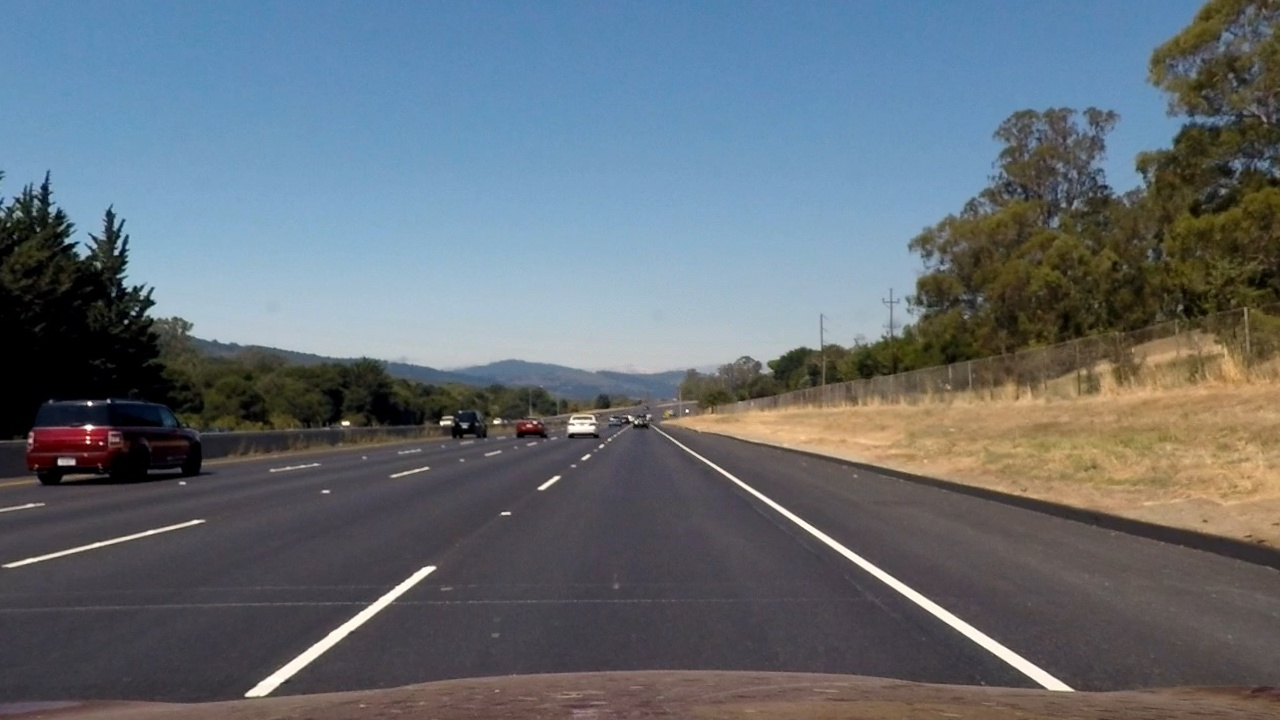
#> input picture road lane line detection/image/1.jpg, 1280 x 720 px
$ python lane_detection.py
#> lines starting #> are read from the running program, lines starting #| are printed output that depends on the picture; after the words box and inside, x2 and y2 are one past the last pixel; in counts of white or black regions, pixels touching at a corner belong together
import os
import cv2
import numpy as np
import matplotlib.image as mpimg
from moviepy.editor import VideoFileClip

def convert_hsl(image):
    if len(image.shape) == 2 or image.shape[2] == 1:  # Image is grayscale
        image = cv2.cvtColor(image, cv2.COLOR_GRAY2BGR)
    return cv2.cvtColor(image, cv2.COLOR_BGR2HLS)

def HSL_color_selection(image):
    converted_image = convert_hsl(image)
    lower_threshold = np.uint8([0, 200, 0])
    upper_threshold = np.uint8([255, 255, 255])
    white_mask = cv2.inRange(converted_image, lower_threshold, upper_threshold)
    lower_threshold = np.uint8([10, 0, 100])
    upper_threshold = np.uint8([40, 255, 255])
    yellow_mask = cv2.inRange(converted_image, lower_threshold, upper_threshold)
    mask = cv2.bitwise_or(white_mask, yellow_mask)
    masked_image = cv2.bitwise_and(image, image, mask=mask)
    return masked_image

def gray_scale(image):
    if len(image.shape) == 3:
        return cv2.cvtColor(image, cv2.COLOR_BGR2GRAY)
    return image

def gaussian_blur(image):
    return cv2.GaussianBlur(image, (5, 5), 0)

def canny_edge_detection(image):
    # Convert image to uint8 if it is not already
    if image.dtype != np.uint8:
        image = (image * 255).astype(np.uint8)
    return cv2.Canny(image, 50, 150)

def region_of_interest(image, vertices):
    mask = np.zeros_like(image)
    if len(image.shape) > 2:
        channel_count = image.shape[2]
        ignore_mask_color = (255,) * channel_count
    else:
        ignore_mask_color = 255
    cv2.fillPoly(mask, vertices, ignore_mask_color)
    return cv2.bitwise_and(image, mask)

# [11 lines left out: functions draw_lines, hough_lines, not called in this run]

def average_slope_intercept(lines):
    left_lines = []
    left_weights = []
    right_lines = []
    right_weights = []

    if lines is None:
        return None, None

    for line in lines:
        for x1, y1, x2, y2 in line:
            if x2 == x1:
                continue
            slope = (y2 - y1) / (x2 - x1)
            intercept = y1 - slope * x1
            length = np.sqrt((x2 - x1) ** 2 + (y2 - y1) ** 2)
            if slope < 0:
                left_lines.append((slope, intercept))
                left_weights.append(length)
            else:
                right_lines.append((slope, intercept))
                right_weights.append(length)

    left_lane = np.dot(left_weights, left_lines) / np.sum(left_weights) if len(left_weights) > 0 else None
    right_lane = np.dot(right_weights, right_lines) / np.sum(right_weights) if len(right_weights) > 0 else None

    return left_lane, right_lane

def make_line_points(y1, y2, line):
    if line is None:
        return None
    slope, intercept = line
    x1 = int((y1 - intercept) / slope)
    x2 = int((y2 - intercept) / slope)
    y1 = int(y1)
    y2 = int(y2)
    return ((x1, y1), (x2, y2))

def lane_lines(image, lines):
    left_lane, right_lane = average_slope_intercept(lines)
    y1 = image.shape[0]
    y2 = y1 * 0.6
    left_line = make_line_points(y1, y2, left_lane)
    right_line = make_line_points(y1, y2, right_lane)
    return left_line, right_line

def draw_lane_lines(image, lines, color=[255, 0, 0], thickness=12):
    line_image = np.zeros_like(image)
    for line in lines:
        if line is not None:
            cv2.line(line_image, *line, color, thickness)
    return cv2.addWeighted(image, 1.0, line_image, 1.0, 0.0)

def process_image(image):
    color_select = HSL_color_selection(image)
    gray = gray_scale(color_select)
    smooth = gaussian_blur(gray)
    edges = canny_edge_detection(smooth)
    vertices = np.array([[(0, image.shape[0]),
                          (image.shape[1] / 2, image.shape[0] / 2),
                          (image.shape[1], image.shape[0])]], np.int32)
    masked_image = region_of_interest(edges, vertices)
    lines = cv2.HoughLinesP(masked_image, 1, np.pi / 180, 20, np.array([]), minLineLength=20, maxLineGap=300)
    left_line, right_line = lane_lines(image, lines)
    return draw_lane_lines(image, (left_line, right_line))

# [13 lines left out: function process_video, not called in this run]

# Process all images in the 'images' folder
image_folder = 'image'
for filename in os.listdir(image_folder):
    if filename.endswith(('.jpg', '.png')):
        image_path = os.path.join(image_folder, filename)
        image = mpimg.imread(image_path)
#> image is the input picture: shape (720, 1280, 3); mean R, G, B 100.4, 109.1, 116.7
        processed_image = process_image(image)
#> in HSL_color_selection, `white_mask = cv2.inRange(converted_image, lower_threshold, upper_thres..`:
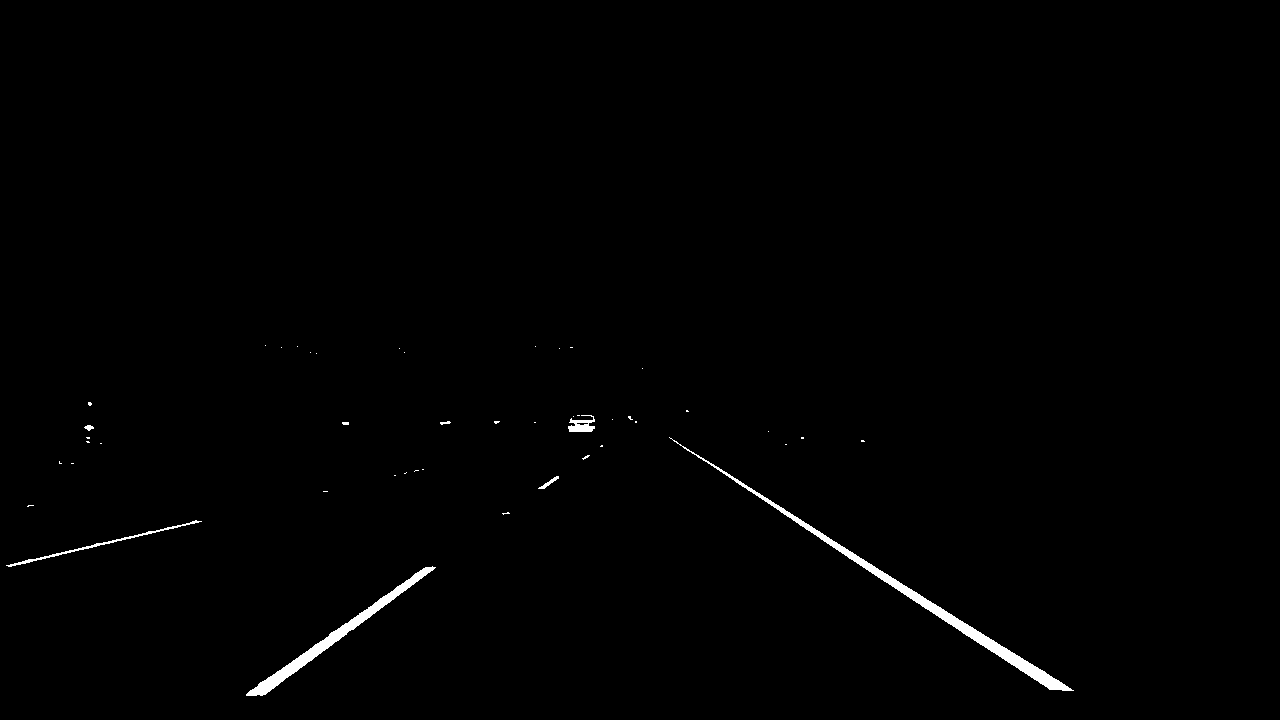
#> white_mask: shape (720, 1280); 0.69% white; 46 white regions (38 under 20 px), largest, box (x1, y1, x2, y2) and area: (669, 437, 1074, 691) 3197, (246, 566, 436, 696) 2084, (6, 520, 202, 567) 471
#> in region_of_interest, `return cv2.bitwise_and(image, mask)`:
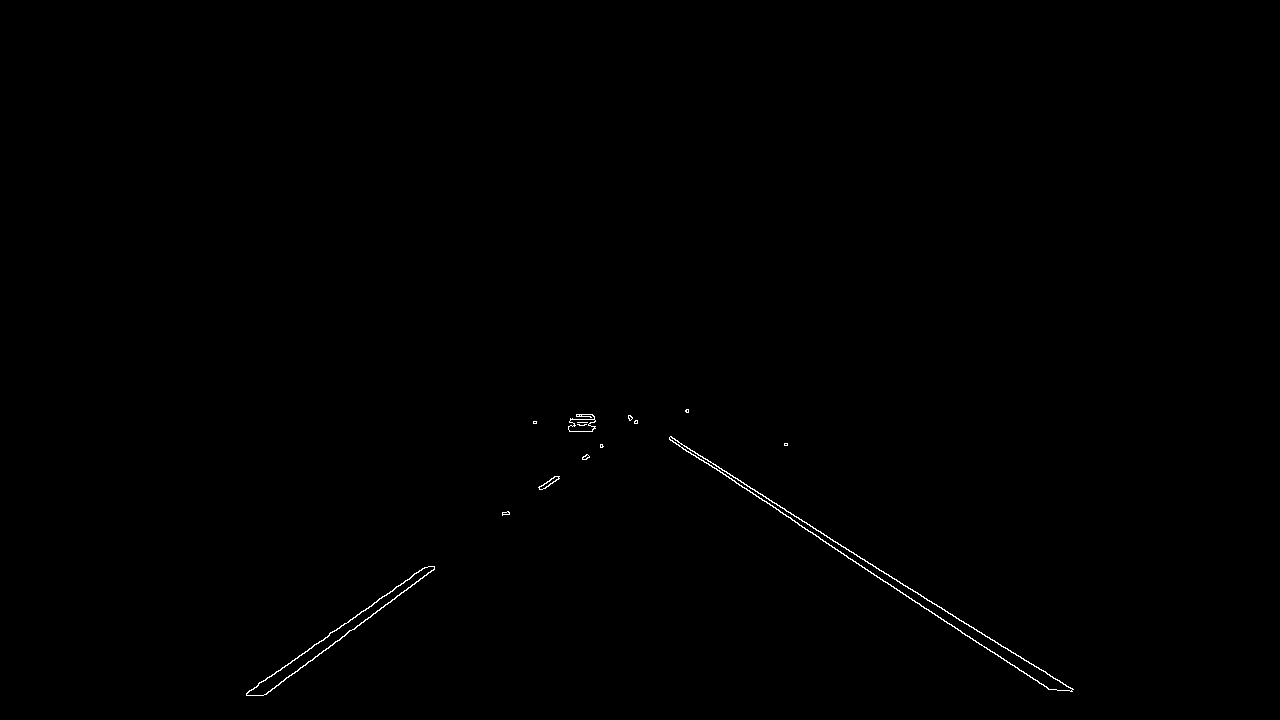
#> returned value: shape (720, 1280); 0.25% white in thin lines or dots, all inside (x1, y1, x2, y2) = (246, 409, 1074, 696)
#> in process_image, `lines = cv2.HoughLinesP(masked_image, 1, np.pi / 180, 20, np.array([])..`: lines = 22 rows, first 6: [669, 438, 1072, 689], [628, 416, 1049, 689], [246, 693, 636, 420], [312, 660, 586, 454], [670, 436, 743, 482], [628, 415, 1071, 691]
#> the loop in average_slope_intercept, `for line in lines:` made 22 passes
#> after the loop in average_slope_intercept, `for line in lines:`: left_lines = [(-0.7, 865.2), (-0.752, 894.6), (-0.753, 894.4), (-0.754, 893.3), (-0.699, 868.4), (-0.0328, 438.5), (-0.678, 854.9), (-0.0435, 455.7), (-0.0357, 436.6)]; left_weights = [476.1, 342.8, 457, 458.4, 474.7, 61.03, 251.3, 23.02, 112.1]; right_lines = [(0.623, 21.33), (0.648, 8.77), (0.63, 13.81), (0.623, 23.74), (0.649, 5.95), (0.625, 20.67), (0.625, 24.68), (0.602, 35.55), (0.624, 24.68), (0.604, 33.08), (0.0484, 397.2), (0, 422), (0.624, 19.43)]; right_weights = [474.8, 501.8, 86.28, 521.9, 503.2, 475.3, 515.3, 108.6, 508.1, 61.91, 62.07, 101, 451.5]
#> in average_slope_intercept, `left_lane = np.dot(left_weights, left_lines) / np.sum(left_weights) if..`: left_lane = [-0.674, 847]
#> in average_slope_intercept, `right_lane = np.dot(right_weights, right_lines) / np.sum(right_weights..`: right_lane = [0.606, 33.89]
#> in lane_lines, `left_lane, right_lane = average_slope_intercept(lines)`: left_lane = [-0.674, 847]; right_lane = [0.606, 33.89]
#> in make_line_points, `slope, intercept = line`: slope = -0.674; intercept = 847
#> in make_line_points, `x1 = int((y1 - intercept) / slope)`: x1 = 188
#> in make_line_points, `x2 = int((y2 - intercept) / slope)`: x2 = 615
#> in lane_lines, `left_line = make_line_points(y1, y2, left_lane)`: left_line = ((188, 720), (615, 432))
#> in lane_lines, `right_line = make_line_points(y1, y2, right_lane)`: right_line = ((1131, 720), (656, 432))
#> in process_image, `left_line, right_line = lane_lines(image, lines)`: left_line = ((188, 720), (615, 432)); right_line = ((1131, 720), (656, 432))
#> after the loop in draw_lane_lines, `for line in lines:`:
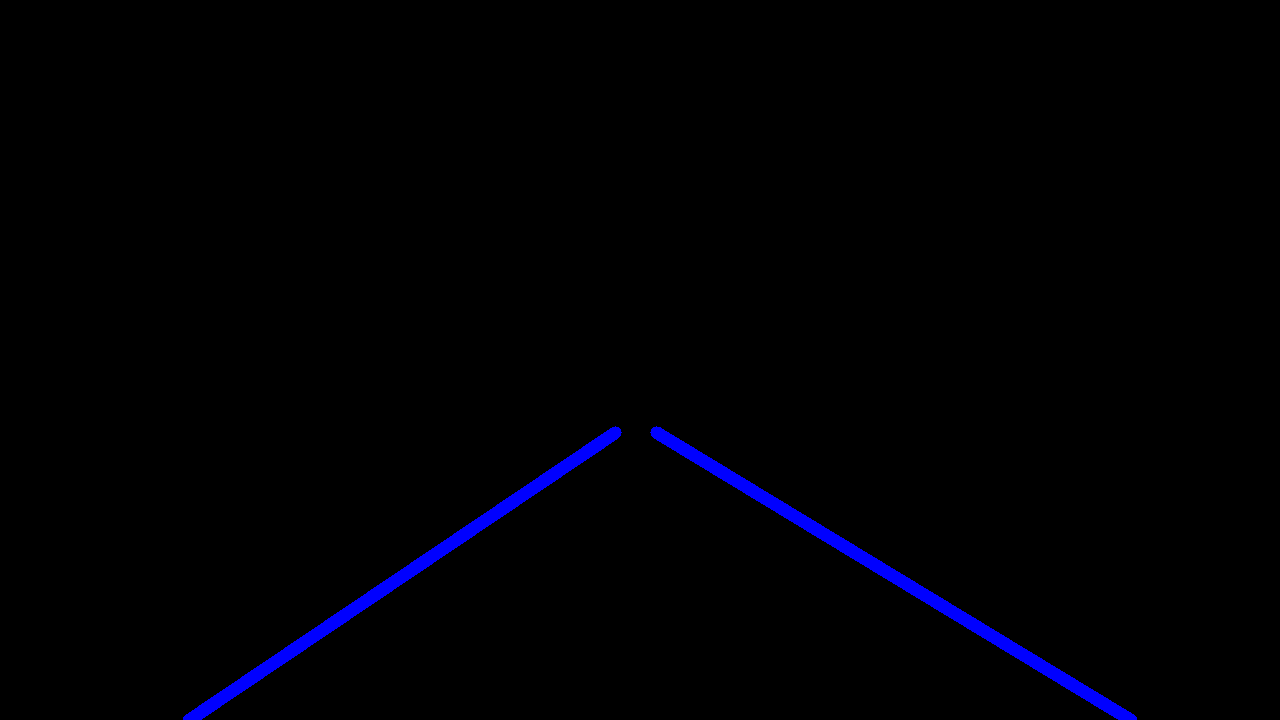
#> line_image: shape (720, 1280, 3); mean of channels 0, 1, 2 3.8, 0, 0; drawn as B, G, R
#> in draw_lane_lines, `return cv2.addWeighted(image, 1.0, line_image, 1.0, 0.0)`:
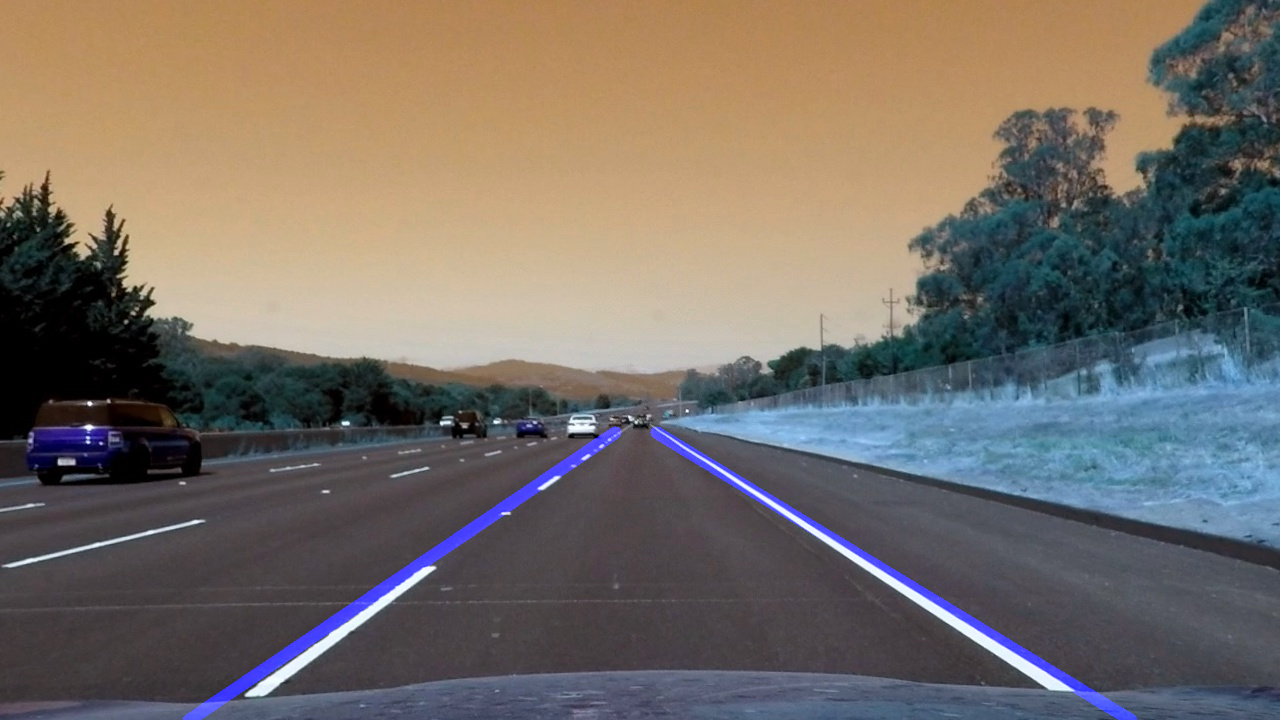
#> returned value: shape (720, 1280, 3); mean of channels 0, 1, 2 102.6, 109.1, 116.7; drawn as B, G, R
        cv2.imshow('Processed Image', processed_image)
        cv2.waitKey(0)  # Wait for any key press before closing the window
        cv2.destroyAllWindows()
#> pass 2 of the loop `for filename in os.listdir(image_folder):`:
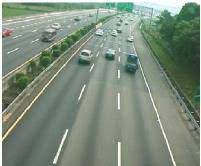
#> input picture road lane line detection/image/2.jpg, 201 x 166 px
#> image is the input picture: shape (166, 201, 3); mean R, G, B 126.5, 140.4, 125.3
#> in HSL_color_selection (call 2), `white_mask = cv2.inRange(converted_image, lower_threshold, upper_thres..`:
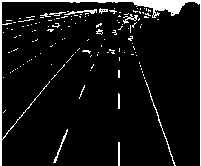
#> white_mask: shape (166, 201); 7.1% white; 135 white regions (125 under 20 px), largest, box (x1, y1, x2, y2) and area: (0, 0, 201, 166) 1423, (145, 80, 176, 166) 112, (64, 9, 97, 15) 72
#> masked_image: shape (166, 201, 3)
#> the loop in average_slope_intercept (call 2), `for line in lines:` made 6 passes
#> line on passes 1 to 4: [[117, 165, 117, 97]], [[56, 162, 68, 129]], [[53, 161, 66, 129]], [[162, 134, 173, 165]]
#> in draw_lane_lines (call 2), `return cv2.addWeighted(image, 1.0, line_image, 1.0, 0.0)`:
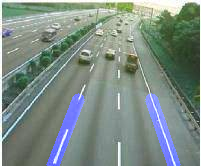
#> returned value: shape (166, 201, 3); mean of channels 0, 1, 2 133.4, 140.4, 125.3; drawn as B, G, R
#> pass 3 of the loop `for filename in os.listdir(image_folder):`:
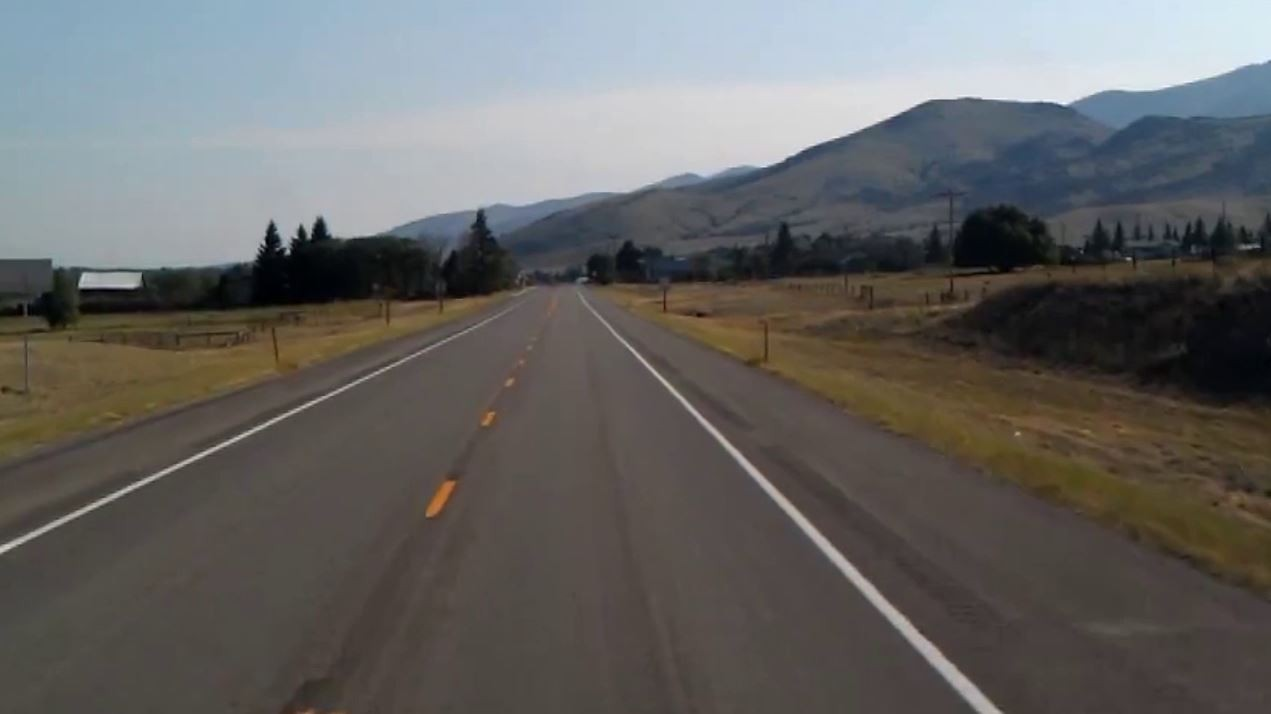
#> input picture road lane line detection/image/3.jpg, 1271 x 714 px
#> image is the input picture: shape (714, 1271, 3); mean R, G, B 101.5, 100.7, 99.4
#> in HSL_color_selection (call 3), `white_mask = cv2.inRange(converted_image, lower_threshold, upper_thres..`:
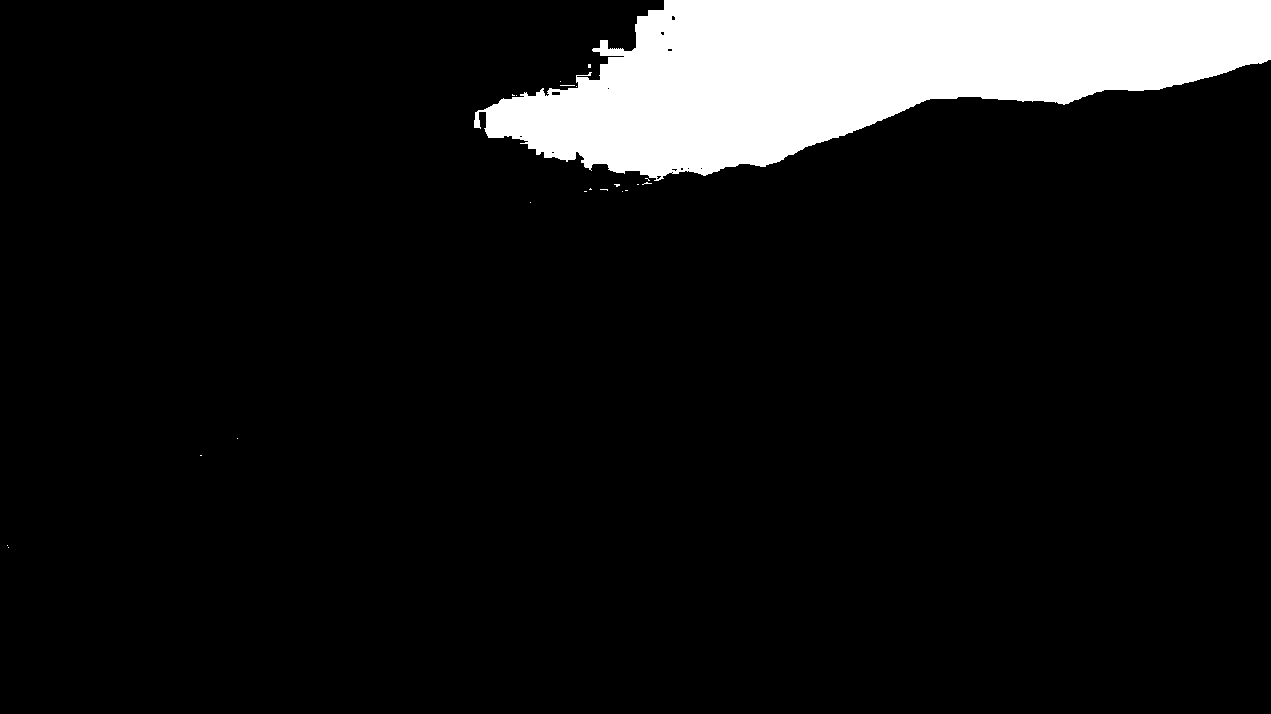
#> white_mask: shape (714, 1271); 9.4% white; 21 white regions (20 under 20 px), largest, box (x1, y1, x2, y2) and area: (474, 0, 1271, 181) 85582
#> masked_image: shape (714, 1271, 3)
#> in region_of_interest (call 3), `cv2.fillPoly(mask, vertices, ignore_mask_color)`:
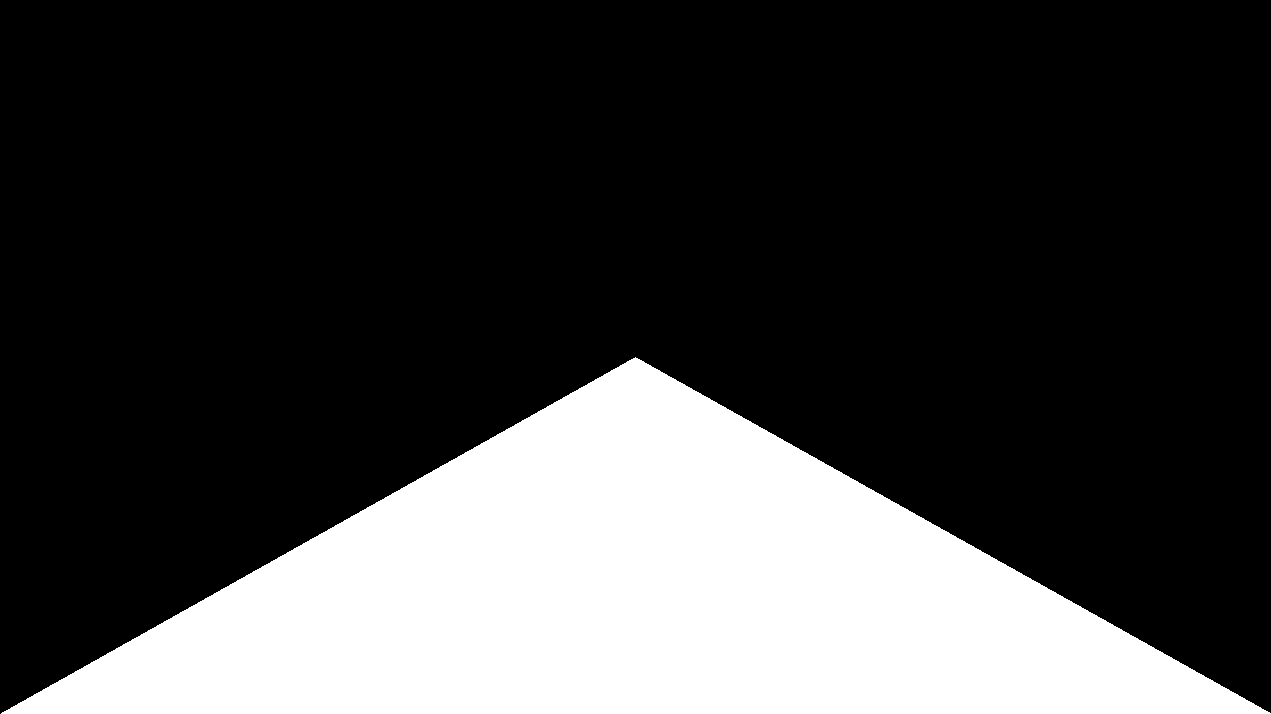
#> mask: shape (714, 1271); 25% white; 1 white region, box (x1, y1, x2, y2) and area: (1, 357, 1271, 714) 227152
#> the loop made 4 passes; the first 3 are shown

# Process a sample video
video_folder = 'video'
#> video_folder = 'video'
#> (the run stopped early here; a loop or call above may not have finished)
